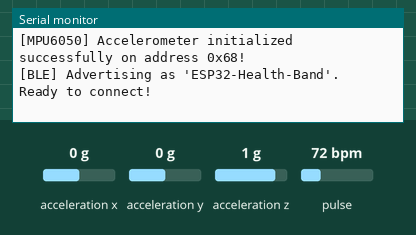
Simulated run of this sketch. Board: ESP32. Parts: the last lines printed to the serial monitor. Wiring (inferred from the names in the program): MPU-6050 motion sensor at I2C address 0x68. The test bench sets the inputs (shaded band); at power-on: acceleration x 0 g, pulse 72 bpm, acceleration y 0 g, acceleration z 1 g. Random numbers use the default seed unless the sketch sets one; nothing arrives over Bluetooth unless stated; a phone connects over Bluetooth LE 3 s after start.

Above: at 1.2 s.
1.3 s: acceleration x set to -1.4 g
At 2.1 s:
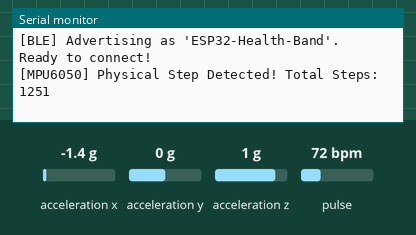
4.3 s: pulse set to 42 bpm
At 5.6 s:
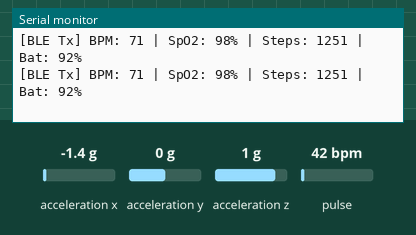
5.8 s: pulse set to 70 bpm
At 6.9 s:
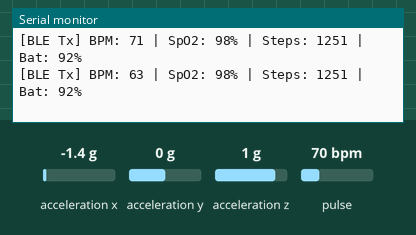
Timing chart, 0 to 8.8 s (numbered marks = the images above; inputs shaded):
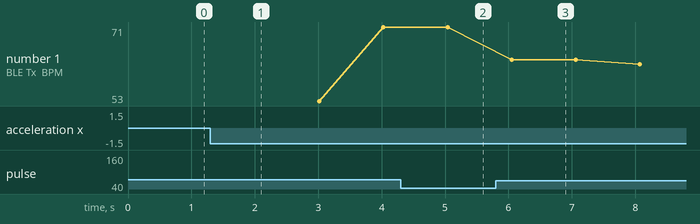

Measured:
- after the input at 1.3 s, the serial monitor: prints a new line at once (image 1)
- plotted number 1: 71 → 69 after the input at 5.8 s

The sketch:

esp32_health_tracker.ino
```cpp
/*
 * ----------------------------------------------------------------------------
 * ESP32 Dev Board - AI Health Tracker Firmware (BLE + MAX30102 + MPU6050)
 * ----------------------------------------------------------------------------
 * Pin Connection Guide for ESP32 DevKit V1 (30-pin / 38-pin):
 *
 * Hardware Connections (Shared I2C Bus):
 *
 * MAX30102 Sensor        ESP32 Dev Board Pin
 * ------------------     -------------------
 * VIN / VCC           -> 3.3V (or 5V if module has onboard 3.3V LDO)
 * GND                 -> GND
 * SDA                 -> GPIO 21 (Shared I2C Data)
 * SCL                 -> GPIO 22 (Shared I2C Clock)
 *
 * MPU6050 Accelerometer  ESP32 Dev Board Pin
 * ------------------     -------------------
 * VCC                 -> 3.3V (or 5V)
 * GND                 -> GND
 * SDA                 -> GPIO 21 (Shared I2C Data)
 * SCL                 -> GPIO 22 (Shared I2C Clock)
 *
 * Required Arduino Libraries (Install via Arduino Library Manager):
 * 1. "MAX30105" by SparkFun Electronics (Works with MAX30102 and MAX30105)
 * 2. ESP32 BLE Arduino & Wire (Built-in with ESP32 Board Package)
 * ----------------------------------------------------------------------------
 */

#include <Wire.h>
#include <BLEDevice.h>
#include <BLEServer.h>
#include <BLEUtils.h>
#include <BLE2902.h>
#include "MAX30105.h"
#include "heartRate.h"

// Device BLE Name (Matches Flutter App Scan Filter)
#define DEVICE_NAME "ESP32-Health-Band"

// MPU6050 I2C Address
#define MPU6050_ADDR 0x68

// Standard & Custom BLE Service / Characteristic UUIDs
#define SERVICE_HR_UUID            "180D"
#define CHAR_HR_UUID               "2A37"

#define SERVICE_BATTERY_UUID       "180F"
#define CHAR_BATTERY_UUID          "2A19"

#define SERVICE_CUSTOM_HEALTH_UUID "19b10000-e8f2-537e-4f6c-d104768a1214"
#define CHAR_SPO2_UUID             "19b10001-e8f2-537e-4f6c-d104768a1214"
#define CHAR_STEP_UUID             "19b10002-e8f2-537e-4f6c-d104768a1214"

// Sensor and BLE Global Objects
MAX30105 particleSensor;
BLEServer* pServer = nullptr;

BLECharacteristic* pHeartRateChar = nullptr;
BLECharacteristic* pSpO2Char      = nullptr;
BLECharacteristic* pStepChar      = nullptr;
BLECharacteristic* pBatteryChar   = nullptr;

bool deviceConnected = false;
bool oldDeviceConnected = false;
bool mpu6050Available = false;

// Health Data Metrics
uint8_t currentBpm = 72;
uint8_t currentSpO2 = 98;
uint32_t stepCounter = 1250;
uint8_t batteryLevel = 92;

// Heart rate calculation variables
const byte RATE_SIZE = 4;
byte rates[RATE_SIZE];
byte rateIdx = 0;
long lastBeat = 0;
float beatsPerMinute = 0;
int beatAvg = 72;

// MPU6050 Step Counter Algorithm Variables
float accelMagnitude = 0;
float prevAccelMagnitude = 0;
unsigned long lastStepTime = 0;

unsigned long lastTelemetrySend = 0;
unsigned long lastStepTick = 0;

// BLE Server Callbacks
class ServerCallbacks: public BLEServerCallbacks {
    void onConnect(BLEServer* pServer) {
      deviceConnected = true;
      Serial.println("[ESP32] Client Connected!");
    };

    void onDisconnect(BLEServer* pServer) {
      deviceConnected = false;
      Serial.println("[ESP32] Client Disconnected!");
    }
};

void initMPU6050() {
  Wire.beginTransmission(MPU6050_ADDR);
  Wire.write(0x6B); // PWR_MGMT_1 register
  Wire.write(0);    // Wake up MPU6050
  if (Wire.endTransmission() == 0) {
    mpu6050Available = true;
    Serial.println("[MPU6050] Accelerometer initialized successfully on address 0x68!");
  } else {
    Serial.println("[MPU6050] Warning: MPU6050 not detected on I2C address 0x68.");
  }
}

void processMPU6050Steps() {
  if (!mpu6050Available) {
    // Demo fallback step simulation if MPU6050 hardware disconnected
    if (millis() - lastStepTick > 3000) {
      lastStepTick = millis();
      stepCounter += random(1, 3);
    }
    return;
  }

  Wire.beginTransmission(MPU6050_ADDR);
  Wire.write(0x3B); // Accel X High Byte Register
  if (Wire.endTransmission(false) != 0) return;

  if (Wire.requestFrom((uint8_t)MPU6050_ADDR, (size_t)6, (bool)true) == 6) {
    int16_t ax = Wire.read() << 8 | Wire.read();
    int16_t ay = Wire.read() << 8 | Wire.read();
    int16_t az = Wire.read() << 8 | Wire.read();

    // Convert raw 16-bit integers to G-force (sensitivity +/- 2g = 16384 LSB/g)
    float axg = ax / 16384.0;
    float ayg = ay / 16384.0;
    float azg = az / 16384.0;

    // Calculate total 3D acceleration vector magnitude
    accelMagnitude = sqrt(axg * axg + ayg * ayg + azg * azg);

    // Peak threshold step detection algorithm (Min 300ms between physical steps)
    if (accelMagnitude > 1.25 && prevAccelMagnitude <= 1.25) {
      if (millis() - lastStepTime > 300) {
        stepCounter++;
        lastStepTime = millis();
        Serial.printf("[MPU6050] Physical Step Detected! Total Steps: %u\n", stepCounter);
      }
    }
    prevAccelMagnitude = accelMagnitude;
  }
}

void setup() {
  Serial.begin(115200);
  Serial.println("\n=============================================");
  Serial.println("  ESP32 Dev Board - Health Tracker Initializing");
  Serial.println("=============================================");

  // 1. Initialize Shared I2C Bus (SDA=GPIO 21, SCL=GPIO 22)
  Wire.begin(21, 22);

  // 2. Initialize MAX30102 Heart Rate & SpO2 Sensor
  if (!particleSensor.begin(Wire, I2C_SPEED_FAST)) {
    Serial.println("[MAX30102] Warning: Sensor not detected on I2C (SDA=21, SCL=22).");
  } else {
    Serial.println("[MAX30102] Heart Rate & SpO2 Sensor initialized successfully!");
    particleSensor.setup();
    particleSensor.setPulseAmplitudeRed(0x0A);
    particleSensor.setPulseAmplitudeGreen(0x00);
  }

  // 3. Initialize MPU6050 Accelerometer
  initMPU6050();

  // 4. Initialize BLE Engine
  BLEDevice::init(DEVICE_NAME);
  pServer = BLEDevice::createServer();
  pServer->setCallbacks(new ServerCallbacks());

  // Heart Rate Service (0x180D)
  BLEService *pHrService = pServer->createService(SERVICE_HR_UUID);
  pHeartRateChar = pHrService->createCharacteristic(
                      CHAR_HR_UUID,
                      BLECharacteristic::PROPERTY_READ | BLECharacteristic::PROPERTY_NOTIFY
                   );
  pHeartRateChar->addDescriptor(new BLE2902());
  pHrService->start();

  // Battery Service (0x180F)
  BLEService *pBatService = pServer->createService(SERVICE_BATTERY_UUID);
  pBatteryChar = pBatService->createCharacteristic(
                    CHAR_BATTERY_UUID,
                    BLECharacteristic::PROPERTY_READ | BLECharacteristic::PROPERTY_NOTIFY
                 );
  pBatteryChar->addDescriptor(new BLE2902());
  pBatService->start();

  // Custom Health Service (SpO2 & Steps)
  BLEService *pCustomService = pServer->createService(SERVICE_CUSTOM_HEALTH_UUID);
  pSpO2Char = pCustomService->createCharacteristic(
                CHAR_SPO2_UUID,
                BLECharacteristic::PROPERTY_READ | BLECharacteristic::PROPERTY_NOTIFY
              );
  pSpO2Char->addDescriptor(new BLE2902());

  pStepChar = pCustomService->createCharacteristic(
                CHAR_STEP_UUID,
                BLECharacteristic::PROPERTY_READ | BLECharacteristic::PROPERTY_NOTIFY
              );
  pStepChar->addDescriptor(new BLE2902());
  pCustomService->start();

  // Start BLE Advertising
  BLEAdvertising *pAdvertising = BLEDevice::getAdvertising();
  pAdvertising->addServiceUUID(SERVICE_HR_UUID);
  pAdvertising->addServiceUUID(SERVICE_CUSTOM_HEALTH_UUID);
  pAdvertising->setScanResponse(true);
  pAdvertising->setMinPreferred(0x06);
  pAdvertising->setMinPreferred(0x12);
  BLEDevice::startAdvertising();

  Serial.println("[BLE] Advertising as 'ESP32-Health-Band'. Ready to connect!");
}

void loop() {
  long irValue = particleSensor.getIR();

  // Detect finger pulse on MAX30102
  if (checkForBeat(irValue) == true) {
    long delta = millis() - lastBeat;
    lastBeat = millis();

    beatsPerMinute = 60 / (delta / 1000.0);

    if (beatsPerMinute < 255 && beatsPerMinute > 40) {
      rates[rateIdx++] = (byte)beatsPerMinute;
      rateIdx %= RATE_SIZE;

      int total = 0;
      for (byte x = 0; x < RATE_SIZE; x++) {
        total += rates[x];
      }
      beatAvg = total / RATE_SIZE;
      currentBpm = beatAvg;
    }
  }

  // Process physical step counting from MPU6050 accelerometer
  processMPU6050Steps();

  // Broadcast Telemetry updates every 1 second when connected
  if (deviceConnected && (millis() - lastTelemetrySend > 1000)) {
    lastTelemetrySend = millis();

    // 1. Send Heart Rate Notification (Flags [0x06] + BPM byte)
    uint8_t hrPayload[2] = { 0x06, currentBpm };
    pHeartRateChar->setValue(hrPayload, 2);
    pHeartRateChar->notify();

    // 2. Send SpO2 Notification (Single Byte)
    uint8_t spo2Payload[1] = { currentSpO2 };
    pSpO2Char->setValue(spo2Payload, 1);
    pSpO2Char->notify();

    // 3. Send Step Count Notification (4-byte 32-bit Little Endian Integer)
    uint8_t stepPayload[4];
    stepPayload[0] = (stepCounter & 0xFF);
    stepPayload[1] = ((stepCounter >> 8) & 0xFF);
    stepPayload[2] = ((stepCounter >> 16) & 0xFF);
    stepPayload[3] = ((stepCounter >> 24) & 0xFF);
    pStepChar->setValue(stepPayload, 4);
    pStepChar->notify();

    // 4. Send Battery Notification (Single Byte)
    uint8_t batPayload[1] = { batteryLevel };
    pBatteryChar->setValue(batPayload, 1);
    pBatteryChar->notify();

    Serial.printf("[BLE Tx] BPM: %d | SpO2: %d%% | Steps: %u | Bat: %d%%\n",
                  currentBpm, currentSpO2, stepCounter, batteryLevel);
  }

  // Handle re-advertising on disconnect
  if (!deviceConnected && oldDeviceConnected) {
    delay(500);
    pServer->startAdvertising();
    Serial.println("[BLE] Restarting Advertising...");
    oldDeviceConnected = deviceConnected;
  }
  if (deviceConnected && !oldDeviceConnected) {
    oldDeviceConnected = deviceConnected;
  }
}
```
